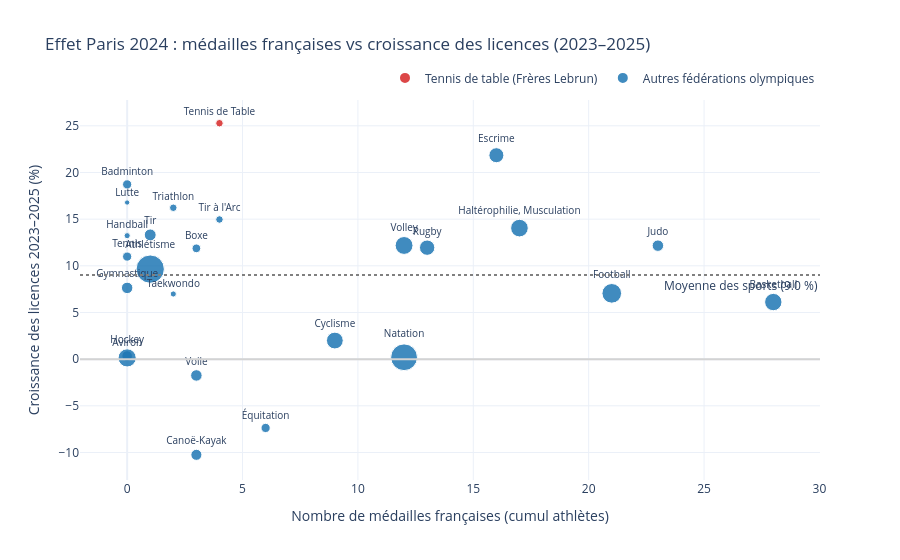

Source (notebook cell):
### Code cell
import importlib
import src.processing as pr
import src.viz as vz

importlib.reload(pr)
importlib.reload(vz)

# 1. Synthèse Paris 2024 et Londres 2012
df_fr_2024 = pr.synthetiser_paris_2024_france(df_athletes_2024)
df_fr_2012 = pr.synthetiser_medailles_2012_2014(df_medailles_2012_2014, annee_jo=2012)

# Vérifie s'il manque des codes fédérations pour les disciplines françaises médaillées
print("Disciplines 2024 sans code_fed associé :")
display(df_fr_2024[df_fr_2024["code_fed"].isna()][["Discipline", "nb_athletes", "total_medailles"]])

# 2. Croisement avec la croissance des licences 2023-2025
df_bilan_2024 = pr.croiser_medailles_et_croissance(df_licences, df_fr_2024, annee_debut=2023, annee_fin=2025)
display(df_bilan_2024[["nom_fed", "disciplines_jo", "total_medailles", "medailles_or", "croissance_pct", "gain_net"]])

fig_scatter = vz.plot_medailles_vs_croissance(df_bilan_2024)
fig_scatter.show()

### Figure 1 — Plotly figure (JSON) as saved in the notebook; plotly's stock layout.template omitted (floating-point values rounded to 4 significant figures)
{"data": [{"customdata": [["Tennis de table", 44849, 0, "Tennis de table (Frères Lebrun)", "Tennis de Table"]], "hovertemplate": "<b>%{hovertext}</b><br><br>Nombre de médailles françaises (cumul athlètes)=%{x}<br>Croissance des licences 2023–2025 (%)=%{y}<br>Athlètes engagés=%{marker.size}<br>disciplines_jo=%{customdata[0]}<br>gain_net=%{customdata[1]:+,.0f}<br>medailles_or=%{customdata[2]}<extra></extra>", "hovertext": ["Fédération Française de Tennis de Table"], "legendgroup": "Tennis de table (Frères Lebrun)", "marker": {"color": "#d62728", "opacity": 0.85, "size": [6], "sizemode": "area", "sizeref": 0.2125, "symbol": "circle"}, "mode": "markers+text", "name": "Tennis de table (Frères Lebrun)", "orientation": "v", "showlegend": true, "text": ["Tennis de Table"], "textfont": {"size": 10}, "textposition": "top center", "type": "scatter", "x": [4], "xaxis": "x", "y": [25.28], "yaxis": "y"}, {"customdata": [["Escrime", 11702, 1, "Autres fédérations olympiques", "Escrime"], ["Badminton", 37789, 0, "Autres fédérations olympiques", "Badminton"], ["Lutte", 4755, 0, "Autres fédérations olympiques", "Lutte"], ["Triathlon", 9903, 1, "Autres fédérations olympiques", "Triathlon"], ["Tir à l'arc", 11049, 0, "Autres fédérations olympiques", "Tir à l'Arc"], ["Handball", 2929, 0, "Autres fédérations olympiques", "Haltérophilie, Musculation"], ["Tir", 34064, 0, "Autres fédérations olympiques", "Tir"], ["Haltérophilie", 70353, 0, "Autres fédérations olympiques", "Handball"], ["Volleyball, Volleyball de plage", 17999, 12, "Autres fédérations olympiques", "Volley"], ["Judo", 64354, 15, "Autres fédérations olympiques", "Judo"], ["Rugby à sept", 44754, 13, "Autres fédérations olympiques", "Rugby"], ["Boxe", 7725, 0, "Autres fédérations olympiques", "Boxe"], ["Tennis", 121627, 0, "Autres fédérations olympiques", "Tennis"], ["Athlétisme", 29617, 0, "Autres fédérations olympiques", "Athlétisme"], ["Gymnastique artistique, Gymnastique rythmique, Trampoline", 24741, 0, "Autres fédérations olympiques", "Gymnastique"], ["Football", 156219, 0, "Autres fédérations olympiques", "Football"], ["Taekwondo", 3496, 1, "Autres fédérations olympiques", "Taekwondo"], ["Basketball, Basketball 3x3", 36357, 0, "Autres fédérations olympiques", "Basketball"], ["Cyclisme BMX Freestyle, Cyclisme BMX Racing, Cyclisme Mountain Bike, Cyclisme sur piste, Cyclisme sur route", 2145, 3, "Autres fédérations olympiques", "Cyclisme"], ["Aviron", 151, 0, "Autres fédérations olympiques", "Aviron"], ["Natation, Natation artistique, Natation, marathon, Plongeon, Water-polo", 805, 4, "Autres fédérations olympiques", "Natation"], ["Hockey", 22, 0, "Autres fédérations olympiques", "Hockey"], ["Voile", -5454, 0, "Autres fédérations olympiques", "Voile"], ["Sports équestres", -49780, 0, "Autres fédérations olympiques", "Équitation"], ["Canoë-kayak slalom, Canoë-kayak sprint", -3938, 1, "Autres fédérations olympiques", "Canoë-Kayak"]], "hovertemplate": "<b>%{hovertext}</b><br><br>Nombre de médailles françaises (cumul athlètes)=%{x}<br>Croissance des licences 2023–2025 (%)=%{y}<br>Athlètes engagés=%{marker.size}<br>disciplines_jo=%{customdata[0]}<br>gain_net=%{customdata[1]:+,.0f}<br>medailles_or=%{customdata[2]}<extra></extra>", "hovertext": ["Fédération Française d'Escrime", "Fédération Française de Badminton", "Fédération Française de Lutte", "Fédération Française de Triathlon et Disciplines Enchainées", "Fédération Française de Tir à l'Arc", "Fédération Française d'Haltérophilie, Musculation", "Fédération Française de Tir", "Fédération Française de Handball", "Fédération Française de Volley", "Fédération Française de Judo, Jujitsu, Kendo et Disciplines Associées", "Fédération Française de Rugby", "Fédération Française de Boxe", "Fédération Française de Tennis", "Fédération Française d'Athlétisme", "Fédération Française de Gymnastique", "Fédération Française de Football", "Fédération Française de Taekwondo et Disciplines Associées", "Fédération Française de Basketball", "Fédération Française de Cyclisme", "Fédération Française d'Aviron", "Fédération Française de Natation", "Fédération Française de Hockey", "Fédération Française de Voile", "Fédération Française d'Équitation", "Fédération Française de Canoë-Kayak et Sports de Pagaie"], "legendgroup": "Autres fédérations olympiques", "marker": {"color": "#1f77b4", "opacity": 0.85, "size": [24, 9, 3, 6, 6, 33, 15, 4, 34, 14, 25, 8, 9, 85, 14, 41, 4, 32, 30, 12, 76, 35, 14, 9, 13], "sizemode": "area", "sizeref": 0.2125, "symbol": "circle"}, "mode": "markers+text", "name": "Autres fédérations olympiques", "orientation": "v", "showlegend": true, "text": ["Escrime", "Badminton", "Lutte", "Triathlon", "Tir à l'Arc", "Haltérophilie, Musculation", "Tir", "Handball", "Volley", "Judo", "Rugby", "Boxe", "Tennis", "Athlétisme", "Gymnastique", "Football", "Taekwondo", "Basketball", "Cyclisme", "Aviron", "Natation", "Hockey", "Voile", "Équitation", "Canoë-Kayak"], "textfont": {"size": 10}, "textposition": "top center", "type": "scatter", "x": [16, 0, 0, 2, 4, 17, 1, 0, 12, 23, 13, 3, 0, 1, 0, 21, 2, 28, 9, 0, 12, 0, 3, 6, 3], "xaxis": "x", "y": [21.85, 18.72, 16.78, 16.22, 14.96, 14.04, 13.31, 13.23, 12.18, 12.16, 11.94, 11.87, 10.99, 9.647, 7.633, 7.05, 6.982, 6.117, 1.992, 0.3331, 0.2001, 0.1315, -1.747, -7.373, -10.25], "yaxis": "y"}], "layout": {"annotations": [{"showarrow": false, "text": "Moyenne des sports (9.0 %)", "x": 1, "xanchor": "right", "xref": "x domain", "y": 9.01, "yanchor": "top", "yref": "y"}], "legend": {"itemsizing": "constant", "orientation": "h", "title": {"text": ""}, "tracegroupgap": 0, "x": 1, "xanchor": "right", "y": 1.02, "yanchor": "bottom"}, "shapes": [{"line": {"color": "lightgray", "dash": "solid"}, "type": "line", "x0": 0, "x1": 1, "xref": "x domain", "y0": 0, "y1": 0, "yref": "y"}, {"line": {"color": "gray", "dash": "dot"}, "type": "line", "x0": 0, "x1": 1, "xref": "x domain", "y0": 9.01, "y1": 9.01, "yref": "y"}], "title": {"text": "Effet Paris 2024 : médailles françaises vs croissance des licences (2023–2025)"}, "xaxis": {"anchor": "y", "domain": [0, 1], "title": {"text": "Nombre de médailles françaises (cumul athlètes)"}}, "yaxis": {"anchor": "x", "domain": [0, 1], "title": {"text": "Croissance des licences 2023–2025 (%)"}}}}
